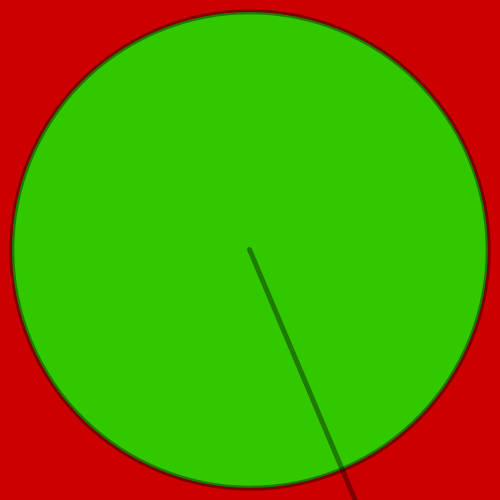
Frame 1 (no input)
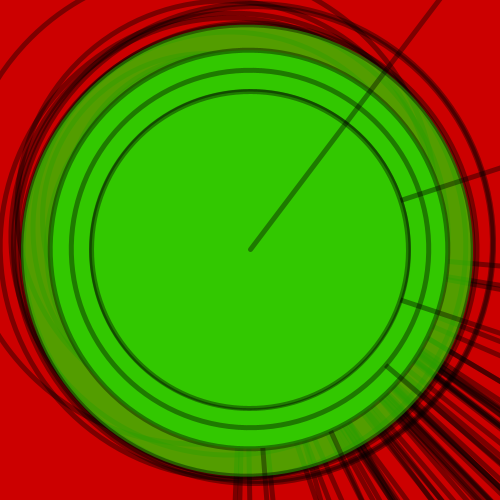
Frame 60 (the mouse pressed at the canvas centre just before this capture)
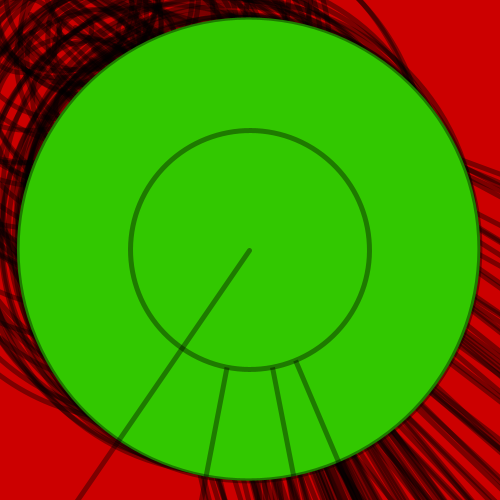
Frame 120 (the mouse held since frame 60 and released just before this capture)

The Processing sketch that drew these frames (run headless with seeded random() and noise(); from frame 60 on, the mouse is pressed at the canvas centre):

// Processing sketch: processing_176583
// ── processing_176583.pde

class Particle
{
  float x,y,vx, vy, diam, a; 
  boolean dead = false;
  Particle(float _x, float _y)
  {
  
    x = 250;
    y = 250;
    diam = random(2,500);
    a = 50; 
    vx = mouVelx *.9;
    vy = mouVely *.9;
  }
  
  void update()
  {
    vx += noise(x*.01, y*.01, frameCount*.2) -.5;
    vy += noise(y*.01, x*.01, frameCount*.2 + 34356) - .5;
    
    x += vx;
    y += vy;
    
    a*=.50;
    
    if(a < .05)
    {
      dead = true;
    }
  }
  
  
  void display()
  {
    float r = atan2(vx,vy);
    
    fill(50,200,0, a*255);
    stroke(0,100);
    pushMatrix();
    translate(x,y);
    rotate(r);
    
    ellipse(0,0, diam, -diam);
    line(-700,0,0,0);
    
    
    
    popMatrix();
  
  }
  
  
} 



ArrayList particles; 

float mouVelx, mouVely; 

void setup()
{
  size(500, 500);
  particles = new ArrayList(); 
}

void draw()
{
  background(204, 0, 0);
  stroke(255);
  strokeWeight(5);
 
  
  particles.add(new Particle(random(width), random(height) ));
  
  for(int i = 0; i < particles.size(); i++){
    
    Particle p = (Particle) particles.get(i);
    p.update();
    p.display();
  
    if(p.dead == true) 
    {
      
    }
  }

  
}
